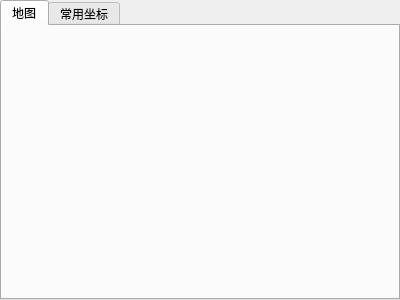
<?xml version="1.0" encoding="UTF-8"?>
<ui version="4.0">
 <class>GameMapWgt</class>
 <widget class="QWidget" name="GameMapWgt">
  <property name="geometry">
   <rect>
    <x>0</x>
    <y>0</y>
    <width>400</width>
    <height>300</height>
   </rect>
  </property>
  <property name="windowTitle">
   <string>GameMapWgt</string>
  </property>
  <layout class="QVBoxLayout" name="verticalLayout">
   <property name="spacing">
    <number>0</number>
   </property>
   <property name="leftMargin">
    <number>0</number>
   </property>
   <property name="topMargin">
    <number>0</number>
   </property>
   <property name="rightMargin">
    <number>0</number>
   </property>
   <property name="bottomMargin">
    <number>0</number>
   </property>
   <item>
    <widget class="QTabWidget" name="tabWidget">
     <property name="tabPosition">
      <enum>QTabWidget::North</enum>
     </property>
     <property name="currentIndex">
      <number>0</number>
     </property>
     <widget class="MapForm" name="tab">
      <attribute name="title">
       <string>地图</string>
      </attribute>
     </widget>
     <widget class="GameOftenCoordinateWgt" name="oftenCoordinateWgt">
      <attribute name="title">
       <string>常用坐标</string>
      </attribute>
     </widget>
    </widget>
   </item>
  </layout>
 </widget>
 <layoutdefault spacing="6" margin="11"/>
 <customwidgets>
  <customwidget>
   <class>MapForm</class>
   <extends>QWidget</extends>
   <header>MapForm.h</header>
   <container>1</container>
  </customwidget>
  <customwidget>
   <class>GameOftenCoordinateWgt</class>
   <extends>QWidget</extends>
   <header>GameOftenCoordinateWgt.h</header>
   <container>1</container>
  </customwidget>
 </customwidgets>
 <resources/>
 <connections/>
</ui>
